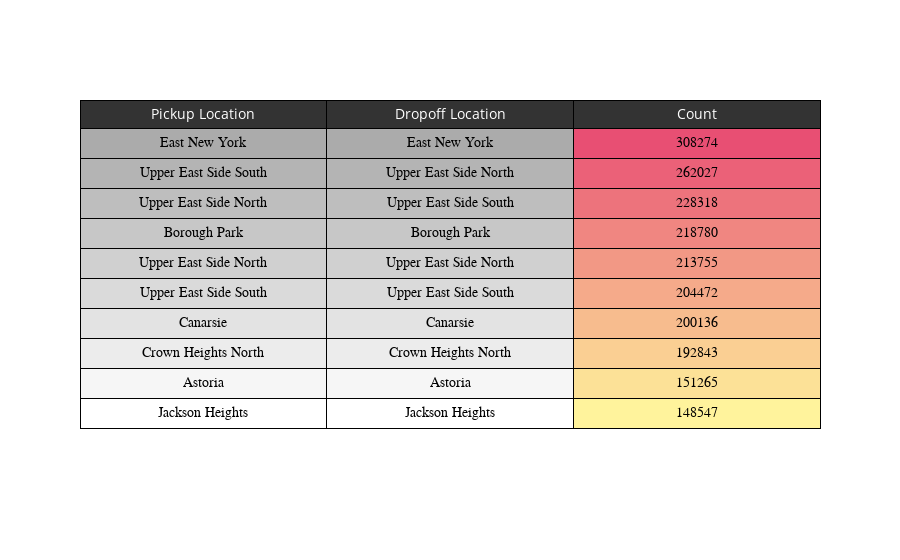

Notebook code cell kept with this figure:
### Code cell
from plotly.colors import n_colors

colors1 = n_colors('rgb(232, 79, 115)', 'rgb(255, 243, 156)', 10, colortype='rgb')
colors2 = n_colors('rgb(171, 171, 171)', 'rgb(255, 255, 255)', 10, colortype='rgb')
a = top10_common_routes.index
fig = go.Figure(data=[go.Table(
  header=dict(
    values=['Pickup Location', 'Dropoff Location', 'Count'],
    fill_color = ['rgb(51, 51, 51)'],
    line_color='black',
    align='center',font=dict(color='white', size=14)
  ),
  cells=dict(
    values=[top10_common_routes['Pickup_Location'],top10_common_routes['Dropoff_Location'],top10_common_routes['cnt']],
    fill_color=[np.array(colors2)[a],np.array(colors2)[a],np.array(colors1)[a]],
    line_color = 'black',
    align='center', 
    font=dict(family='Arial',color='black', size=14),
    height=30
      
    ))
])



fig.show()

### Figure 1 — Plotly figure (JSON) as saved in the notebook; plotly's stock layout.template omitted (floating-point values rounded to 4 significant figures)
{"data": [{"cells": {"align": "center", "fill": {"color": [["rgb(171.0, 171.0, 171.0)", "rgb(180.33333333333334, 180.33333333333334, 180.33333333333334)", "rgb(189.66666666666666, 189.66666666666666, 189.66666666666666)", "rgb(199.0, 199.0, 199.0)", "rgb(208.33333333333334, 208.33333333333334, 208.33333333333334)", "rgb(217.66666666666669, 217.66666666666669, 217.66666666666669)", "rgb(227.0, 227.0, 227.0)", "rgb(236.33333333333334, 236.33333333333334, 236.33333333333334)", "rgb(245.66666666666669, 245.66666666666669, 245.66666666666669)", "rgb(255.0, 255.0, 255.0)"], ["rgb(171.0, 171.0, 171.0)", "rgb(180.33333333333334, 180.33333333333334, 180.33333333333334)", "rgb(189.66666666666666, 189.66666666666666, 189.66666666666666)", "rgb(199.0, 199.0, 199.0)", "rgb(208.33333333333334, 208.33333333333334, 208.33333333333334)", "rgb(217.66666666666669, 217.66666666666669, 217.66666666666669)", "rgb(227.0, 227.0, 227.0)", "rgb(236.33333333333334, 236.33333333333334, 236.33333333333334)", "rgb(245.66666666666669, 245.66666666666669, 245.66666666666669)", "rgb(255.0, 255.0, 255.0)"], ["rgb(232.0, 79.0, 115.0)", "rgb(234.55555555555554, 97.22222222222223, 119.55555555555556)", "rgb(237.11111111111111, 115.44444444444444, 124.11111111111111)", "rgb(239.66666666666666, 133.66666666666666, 128.66666666666666)", "rgb(242.22222222222223, 151.88888888888889, 133.22222222222223)", "rgb(244.77777777777777, 170.11111111111111, 137.77777777777777)", "rgb(247.33333333333334, 188.33333333333331, 142.33333333333334)", "rgb(249.88888888888889, 206.55555555555554, 146.88888888888889)", "rgb(252.44444444444446, 224.77777777777777, 151.44444444444446)", "rgb(255.0, 243.0, 156.0)"]]}, "font": {"color": "black", "family": "Arial", "size": 14}, "height": 30, "line": {"color": "black"}, "values": [["East New York", "Upper East Side South", "Upper East Side North", "Borough Park", "Upper East Side North", "Upper East Side South", "Canarsie", "Crown Heights North", "Astoria", "Jackson Heights"], ["East New York", "Upper East Side North", "Upper East Side South", "Borough Park", "Upper East Side North", "Upper East Side South", "Canarsie", "Crown Heights North", "Astoria", "Jackson Heights"], [308274, 262027, 228318, 218780, 213755, 204472, 200136, 192843, 151265, 148547]]}, "header": {"align": "center", "fill": {"color": ["rgb(51, 51, 51)"]}, "font": {"color": "white", "size": 14}, "line": {"color": "black"}, "values": ["Pickup Location", "Dropoff Location", "Count"]}, "type": "table"}], "layout": {}}
